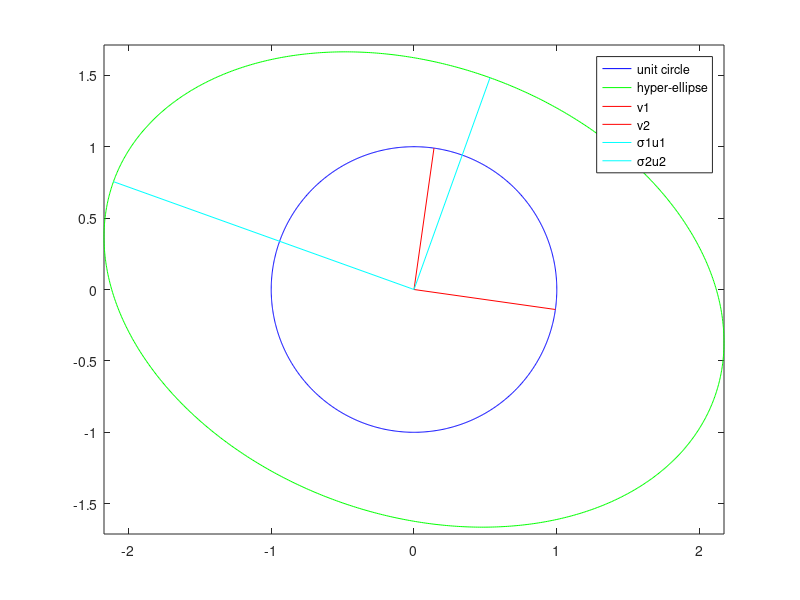

Recreate this plot in MATLAB.
clf;
% create the unit circle
interval = linspace(0,2*pi,1000);
s = sin(interval);
c = cos(interval);
% plot unit circle
plot(s,c,'b');
hold on;
axis equal;

% generate A
A = randn(2);

% multiply random A onto vectors
vectors = [s; c];
for i = 1:1000
    vectors(:,i) = A*vectors(:,i);
end
% plot transformed ellipse
plot(vectors(1,:),vectors(2,:),'g');

% compute svd
[U,S,V] = svd(A);
% plot v_1,v_2
origin = zeros(2,1);
v1 = V(:,1);
v2 = V(:,2);
plot([0 v1(1)],[0 v1(2)],'r');
plot([0 v2(1)],[0 v2(2)],'r');
% plot sigma_1*u_1, sigma_2*u_2
s1u1 = S(1,1)*U(:,1);
s2u2 = S(2,2)*U(:,2);
plot([0 s1u1(1)],[0 s1u1(2)],'c');
plot([0 s2u2(1)],[0 s2u2(2)],'c');
legend('unit circle','hyper-ellipse','v1','v2','\sigma1u1','\sigma2u2')